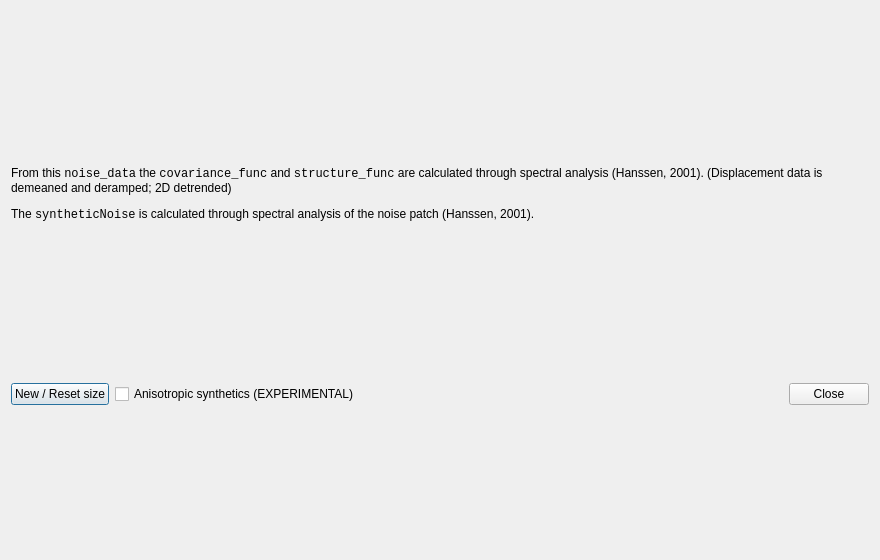
<?xml version="1.0" encoding="UTF-8"?>
<ui version="4.0">
 <class>NoiseDialog</class>
 <widget class="QDialog" name="NoiseDialog">
  <property name="windowModality">
   <enum>Qt::NonModal</enum>
  </property>
  <property name="geometry">
   <rect>
    <x>0</x>
    <y>0</y>
    <width>880</width>
    <height>560</height>
   </rect>
  </property>
  <property name="minimumSize">
   <size>
    <width>620</width>
    <height>400</height>
   </size>
  </property>
  <property name="windowTitle">
   <string>Noise Inspection</string>
  </property>
  <layout class="QVBoxLayout" name="verticalLayout">
   <item>
    <widget class="QLabel" name="label">
     <property name="sizePolicy">
      <sizepolicy hsizetype="Expanding" vsizetype="Maximum">
       <horstretch>0</horstretch>
       <verstretch>0</verstretch>
      </sizepolicy>
     </property>
     <property name="minimumSize">
      <size>
       <width>0</width>
       <height>80</height>
      </size>
     </property>
     <property name="maximumSize">
      <size>
       <width>16777215</width>
       <height>80</height>
      </size>
     </property>
     <property name="text">
      <string>&lt;html&gt;&lt;head/&gt;&lt;body&gt;&lt;p&gt;From this &lt;span style='font-family: monospace'&gt;noise_data&lt;/span&gt; the &lt;span style='font-family: monospace'&gt;covariance_func&lt;/span&gt; and &lt;span style='font-family: monospace'&gt;structure_func&lt;/span&gt; are calculated through spectral analysis (Hanssen, 2001). (Displacement data is demeaned and deramped; 2D detrended)&lt;/p&gt;
&lt;p&gt;The &lt;span style='font-family: monospace'&gt;syntheticNoise&lt;/span&gt; is calculated through spectral analysis of the noise patch (Hanssen, 2001).&lt;/p&gt;&lt;/body&gt;&lt;/html&gt;</string>
     </property>
     <property name="scaledContents">
      <bool>false</bool>
     </property>
     <property name="wordWrap">
      <bool>true</bool>
     </property>
     <property name="margin">
      <number>10</number>
     </property>
    </widget>
   </item>
   <item>
    <layout class="QHBoxLayout" name="horizontalLayoutPlot"/>
   </item>
   <item>
    <layout class="QHBoxLayout" name="horizontalLayout">
     <item>
      <widget class="QPushButton" name="resetSizeButton">
       <property name="text">
        <string>New / Reset size</string>
       </property>
      </widget>
     </item>
     <item>
      <widget class="QCheckBox" name="anisotropicCB">
       <property name="text">
        <string>Anisotropic synthetics (EXPERIMENTAL)</string>
       </property>
      </widget>
     </item>
     <item>
      <spacer name="horizontalSpacer">
       <property name="orientation">
        <enum>Qt::Horizontal</enum>
       </property>
       <property name="sizeHint" stdset="0">
        <size>
         <width>40</width>
         <height>20</height>
        </size>
       </property>
      </spacer>
     </item>
     <item>
      <widget class="QPushButton" name="closeButton">
       <property name="text">
        <string>Close</string>
       </property>
       <property name="shortcut">
        <string>Esc</string>
       </property>
      </widget>
     </item>
    </layout>
   </item>
  </layout>
 </widget>
 <resources/>
 <connections>
  <connection>
   <sender>closeButton</sender>
   <signal>released()</signal>
   <receiver>NoiseDialog</receiver>
   <slot>close()</slot>
   <hints>
    <hint type="sourcelabel">
     <x>567</x>
     <y>199</y>
    </hint>
    <hint type="destinationlabel">
     <x>309</x>
     <y>199</y>
    </hint>
   </hints>
  </connection>
 </connections>
</ui>
